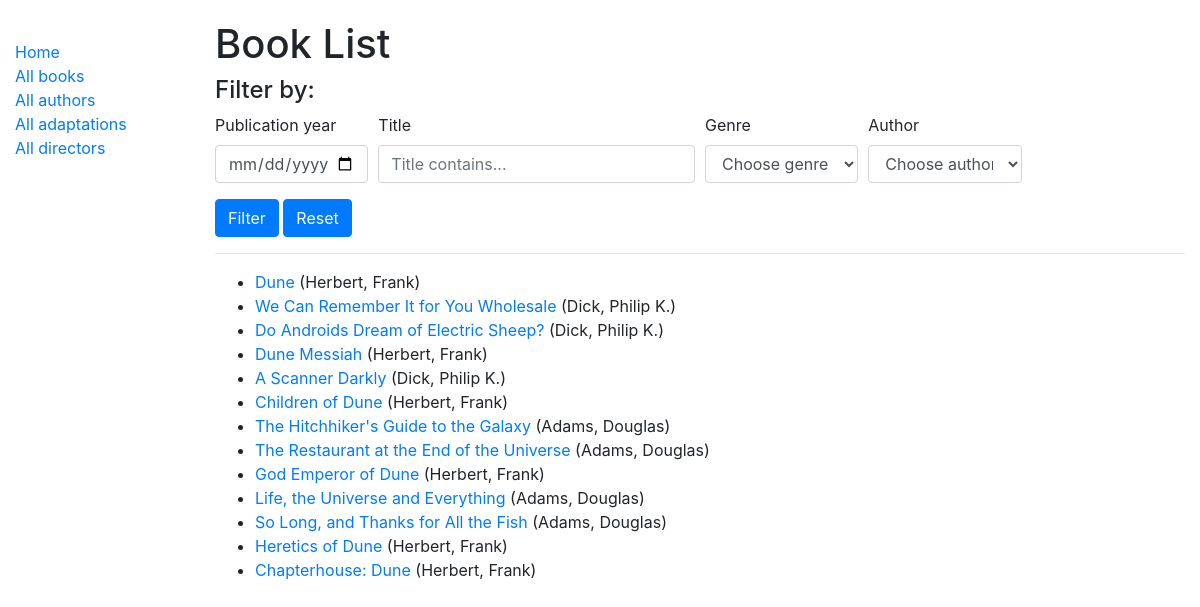
/catalog/books/, run on an earlier commit of the app's database.
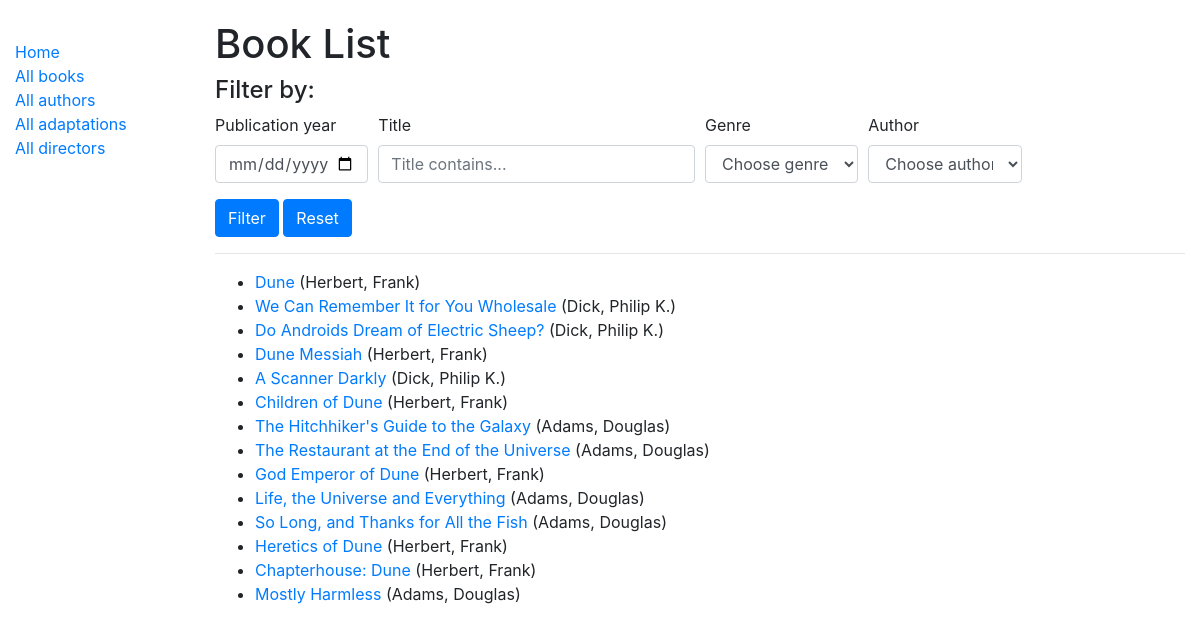
And on a later commit of the database.
### catalog/models.py (models this page shows, shortened)
class Book(models.Model):
    title = models.CharField(max_length=200)
    author = models.ForeignKey('Author', on_delete=models.SET_NULL, null=True)
    year = models.PositiveIntegerField('Publishing year', null=True, validators=[MaxValueValidator(2020), MinValueValidator(1800)], help_text='Enter a publishing year')
    summary = models.TextField(max_length=1000, help_text='Enter a brief description of the book')
    isbn = models.CharField('ISBN', max_length=13, help_text='13 Character <a href="https://www.isbn-international.org/content/what-isbn">ISBN number</a>')
    genre = models.ManyToManyField(Genre, help_text='Select a genre for this book')
    def get_absolute_url(self):
        return reverse('book-detail', args=[str(self.id)])

class Author(models.Model):
    first_name = models.CharField(max_length=100)
    last_name = models.CharField(max_length=100)
    date_of_birth = models.DateField(null=True, blank=True)
    date_of_death = models.DateField('Died', null=True, blank=True)
    nationality = models.CharField(max_length=100, null=True)
    class Meta:
        ordering = ['last_name', 'first_name']
    def __str__(self):
        return f'{self.last_name}, {self.first_name}'

### catalog/views.py (the view)
# urls.py: path('books/', views.BookListView.as_view(), name='books'),
class BookListView(generic.ListView):
    queryset = Book.objects.order_by('year')
    model = Book
    def get_context_data(self, **kwargs):
        context = super().get_context_data(**kwargs)
        context['genre'] = Genre.objects.all()
        context['author'] = Author.objects.all()
        return context
    def get_queryset(self):
        qs = super().get_queryset()
        filterName = self.request.GET.get('filterName')
        filterYear = self.request.GET.get('filterYear')
        filterGenre = self.request.GET.get('filterGenre')
        filterAuthor = self.request.GET.get('filterAuthor')
        if filterName != '' and filterName is not None:
            qs = qs.filter(title__icontains=filterName)
        if filterYear != '' and filterYear is not None and filterYear.isnumeric():
            qs = qs.filter(year__icontains=filterYear)
        if filterGenre != '' and filterGenre is not None and filterGenre != 'Choose genre...':
            qs = qs.filter(genre__name=filterGenre)
        if filterAuthor != '' and filterAuthor is not None and filterAuthor != 'Choose author...':
            filterAuthor.replace(" ", "")
            result = [x.strip() for x in filterAuthor.split(',')]
            print(result[1])
            print(result[0])
            qs = qs.filter(Q(author__first_name__icontains=result[1]) & Q(author__last_name__icontains=result[0]))
        return qs

### catalog/models.py (called while the page is built)
    def __str__(self):
        return self.name

### catalog/templates/catalog/book_list.html (shortened to what this page needs)
{% extends "base_generic.html" %}
{% block content %}
  <h1>Book List</h1>
  <h4>Filter by:</h4>
  <form method="GET" action=".">
    <div class="form-row">
      <div class="form-group col-md-2">
        <label for="filterYear">Publication year</label>
        <input type="date" placeholder="yyyy" class="form-control" id="filterYear" name="filterYear" maxlength=4>
      </div>
      <div class="form-group col-md-4">
        <label for="filterName">Title</label>
        <input type="search" class="form-control" placeholder="Title contains..." id="filterName" name="filterName">
      </div>
      <div class="form-group col-md-2">
        <label for="filterGenre">Genre</label>
        <select id="filterGenre" class="form-control" name="filterGenre">
          <option selected>Choose genre...</option>
        </select>
      </div>
      <div class="form-group col-md-2">
          <label for="filterAuthor">Author</label>
          <select id="filterAuthor" class="form-control" name="filterAuthor">
          <option selected>Choose author...</option>
          </select>
      </div>
    </div>
    <input class="btn btn-primary" type="submit" value="Filter">
    <a class="btn btn-primary" href="{% url 'books' %}" id="reset_button">Reset</a>
  </form>
  <hr />
  {% if book_list %}
  <ul>
    {% for book in book_list %}
      <li>
        <a href="{{ book.get_absolute_url }}">{{ book.title }}</a> ({{book.author}})
      </li>
    {% endfor %}
  </ul>
  {% else %}
    <p>There are no books in the library.</p>
  {% endif %}
{% endblock %}

### catalog/templates/base_generic.html (shortened to what this page needs)
<!DOCTYPE html>
<html lang="en">
<head>
  <link rel="stylesheet" href="https://stackpath.bootstrapcdn.com/bootstrap/4.1.3/css/bootstrap.min.css">
  {% load static %}
  <link rel="stylesheet" href="{% static 'css/styles.css' %}">
</head>
<body>
  <div class="container-fluid">
    <div class="row">
      <div class="col-sm-2">
      {% block sidebar %}
        <ul class="sidebar-nav">
          <li><a href="{% url 'index' %}">Home</a></li>
          <li><a href="{% url 'books' %}">All books</a></li>
          <li><a href="{% url 'authors' %}">All authors</a></li>
          <li><a href="{% url 'adaptations' %}">All adaptations</a></li>
          <li><a href="{% url 'directors' %}">All directors</a></li>
        </ul>
     {% endblock %}
      </div>
      <div class="col-sm-10 ">
          {% block content %}{% endblock %}
      </div>
    </div>
  </div>
</body>
</html>

### catalog/static/css/styles.css (style rules this page uses)
.sidebar-nav { margin-top: 20px; padding: 0; list-style: none; }
body { margin-top: 20px; }

What changed in the data, as far as the page shows it:
added Book: title "Mostly Harmless", author "Adams, Douglas"
